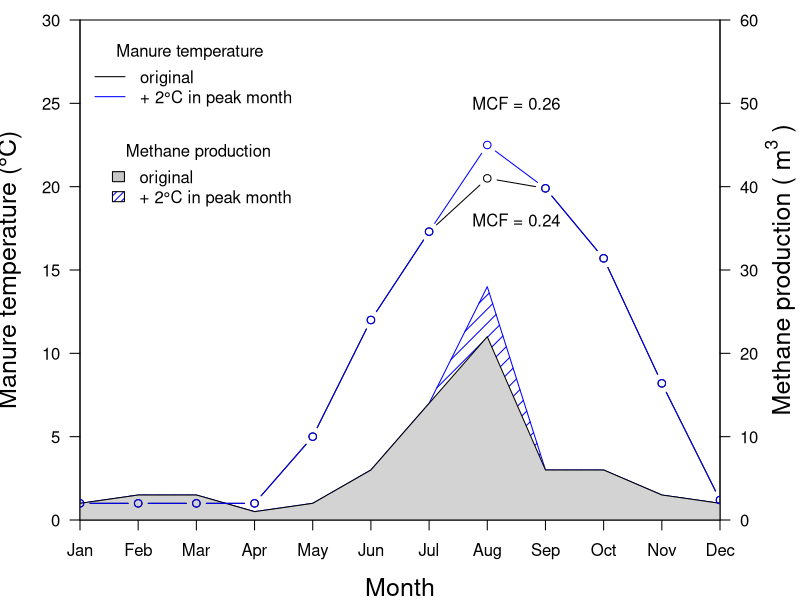

Here is the R script that generated this plot:
#To create a figure to demonstrate the influence of temperature on MCF
#The data is from the sheet:MCF sheet_Fig 1. 

Tm<-c(1.0,1.0,1.0,1.0,5.0,12.0,17.3,20.5,19.9,15.7,8.2,1.2)
Tm.2<-c(1.0,1.0,1.0,1.0,5.0,12.0,17.3,22.5,19.9,15.7,8.2,1.2)
CH4<-c(2,3,3,1,2,6,14,22,6,6,3,2)/2
CH4.2<-c(2,3,3,1,2,6,14,28,6,6,3,2)/2
par(mar=c(4,4,1,4))
plot(0,type="n",xlim=c(1,12),ylim=c(0,30),
     xlab="Month",ylab="Manure temperature (°C)"
     ,las=1,xaxt="n",xaxs="i",yaxs="i"
     ,cex.lab=1.5)
axis(1,at=c(1:12),labels=month.abb)
axis(4,at=seq(0,30,5),labels=seq(0,60,10),
     las=1)
mtext(expression("Methane production ("~m^3~")"),
      side=4,line=3,cex=1.5)
polygon(c(c(1:12),c(12:1)),c(CH4.2,rep(0,12))
        ,col="blue"
        ,density=10,angle=45)
polygon(c(c(1:12),c(12:1)),c(CH4,rep(0,12))
        ,col="lightgrey")
lines(c(1:12),Tm,type="b")
lines(c(1:12),Tm.2,type="b",col="blue")
legend(1,29,c("original","+ 2°C in peak month")
       ,col=c("black","blue"),lty=c(1,1),
       bty="n",title="Manure temperature")
legend(1.3,23,c("original","+ 2°C in peak month")
       ,fill=c("grey","blue"),density=c(100,20)
       ,bty="n",title="Methane production")
text(8.5,25,"MCF = 0.26")
text(8.5,18,"MCF = 0.24")
